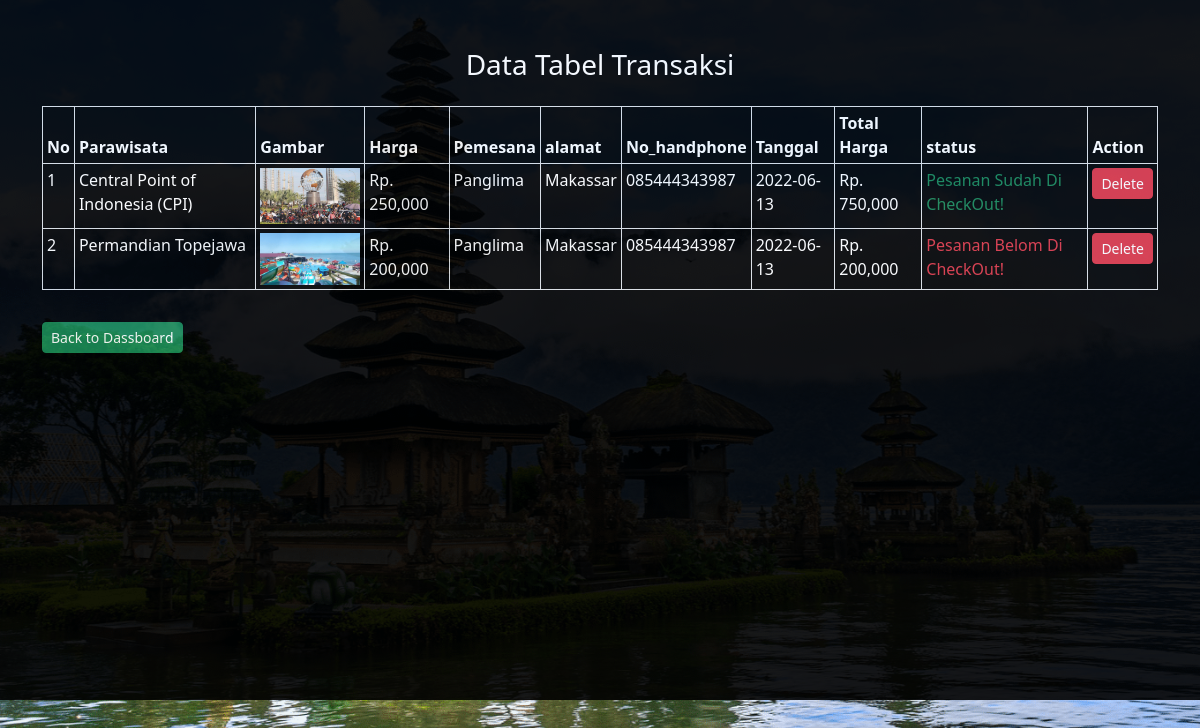
The app's page /admin/pesanan/pesanan.php (signed in) with its own data.
### tables this page shows
CREATE TABLE `tb_pesanan` (
  `id_pesanan` int(11) NOT NULL,
  `id_parawisata` int(11) NOT NULL,
  `id_user` int(11) NOT NULL,
  `jumlah_pesan` int(20) NOT NULL,
  `tanggal_pesanan` date NOT NULL,
  `total_harga` int(20) NOT NULL,
  `status` varchar(100) NOT NULL
);

CREATE TABLE `tb_parawisata` (
  `id_parawisata` int(11) NOT NULL,
  `nama_parawisata` varchar(100) NOT NULL,
  `tempat_parawisata` varchar(200) NOT NULL,
  `tentang` text NOT NULL,
  `gambar` varchar(100) NOT NULL,
  `harga` varchar(100) NOT NULL
);

CREATE TABLE `tb_user` (
  `id_user` int(11) NOT NULL,
  `username` varchar(100) NOT NULL,
  `alamat` varchar(100) NOT NULL,
  `no_handphone` varchar(100) NOT NULL,
  `password` varchar(100) NOT NULL
);

### admin/pesanan/pesanan.php (the view, shortened to what this page needs)
<?php
include '../../koneksi.php';
?>
<!doctype html>
<html lang="en">
  <head>
    <link rel="stylesheet" href="https://cdn.jsdelivr.net/npm/bootstrap-icons@1.8.3/font/bootstrap-icons.css">
    <link href="https://cdn.jsdelivr.net/npm/bootstrap@5.2.0-beta1/dist/css/bootstrap.min.css" rel="stylesheet">
  </head>
  <body>
  <div class="container-fluid" id="container-fluid">
    <div class="container">
    <div class="row text-white text-center">
        <div class="col-lg-12 mt-5 mb-3">
            <h3>Data Tabel Transaksi</h3>
        </div>
    </div>
    <div class="row">
        <div class="col-lg-12">
            <div class="table-responisve">
                <table class="table table-sm table-striped text-white table-bordered">
                    <thead>
                        <tr data-aos="fade-right" data-aos-duration="2000">
                            <th>No</th>
                            <th>Parawisata</th>
                            <th>Gambar</th>
                            <th>Harga</th>
                            <th>Pemesana</th>
                            <th>alamat</th>
                            <th>No_handphone</th>
                            <th>Tanggal</th>
                            <th>Total Harga</th>
                            <th>status</th>
                            <th>Action</th>
                        </tr>
                    </thead>
                    <tbody>
                    <?php
							$no = 1;
							$pesanan = mysqli_query($conn, "SELECT * FROM tb_pesanan
                            LEFT JOIN tb_parawisata ON tb_pesanan.id_parawisata = tb_parawisata.id_parawisata
                            LEFT JOIN tb_user ON tb_pesanan.id_user = tb_user.id_user
                            ");
							if(mysqli_num_rows($pesanan) > 0){
							while($row = mysqli_fetch_array($pesanan)){
						?>
						<tr>
							<td class="text-white"><?php echo $no++ ?></td>
							<td class="text-white"><?php echo $row['nama_parawisata'] ?></td>
							<td class="text-white"><a href="../parawisata/img/<?php echo $row['gambar']?>" target="_blank"> <img src="../parawisata/img/<?php echo $row['gambar'] ?>" width="100"></a></td>
                            <td class="text-white">Rp. <?php echo number_format($row['harga']) ?></td>
                            <td class="text-white"><?php echo $row['username'] ?></td>
                            <td class="text-white"><?php echo $row['alamat'] ?></td>
                            <td class="text-white"><?php echo $row['no_handphone'] ?></td>
                            <td class="text-white"><?php echo $row['tanggal_pesanan'] ?></td>
                            <td class="text-white">Rp. <?php echo number_format($row['total_harga']) ?></td>
                            <?php if($row['status'] == '0') { ?>
                            <td class="text-danger">Pesanan Belom Di CheckOut!</td>
                            <?php }else{ ?>
                            <td class="text-success">Pesanan Sudah Di CheckOut!</td>
                            <?php } ?>
							<td class="text-white">
                                <a href="detail.php?id_parawisata=<?php echo $row['id_parawisata']?>" class="btn btn-danger btn-sm">Delete</a>
							</td>
						</tr>
						<?php }}else{ ?>
							<tr>
								<td colspan="11" class="text-danger">Tidak ada data Pesanan</td>
							</tr>
						<?php } ?>
					</tbody>
                </table>
            </div>
        </div>
    </div>
    <div class="row mt-3">
        <div class="col-lg-12">
            <a href="../dashboard.php" class="btn btn-success btn-sm">Back to Dassboard</a>
        </div>
    </div>
 </div>
 <br><br>
</div>
  </body>
</html>

### admin/pesanan/pesanan.php (style rules this page uses)
html body { background-image: url('../../img/background.png'); background-size: cover; background-position: center; background-repeat: no-repeat; }
#container-fluid { background-color: black; opacity: 0.9; height: 700px; }

### records on screen
tb_pesanan: id_parawisata.nama_parawisata "Central Point of Indonesia (CPI)", id_parawisata.gambar (picture), id_parawisata.harga "250,000", id_user.username "Panglima", id_user.alamat "Makassar", id_user.no_handphone "085444343987", tanggal_pesanan "2022-06-13", total_harga "750,000", status "Pesanan Sudah Di CheckOut!"
tb_pesanan: id_parawisata.nama_parawisata "Permandian Topejawa", id_parawisata.gambar (picture), id_parawisata.harga "200,000", id_user.username "Panglima", id_user.alamat "Makassar", id_user.no_handphone "085444343987", tanggal_pesanan "2022-06-13", total_harga "200,000", status "Pesanan Belom Di CheckOut!"
